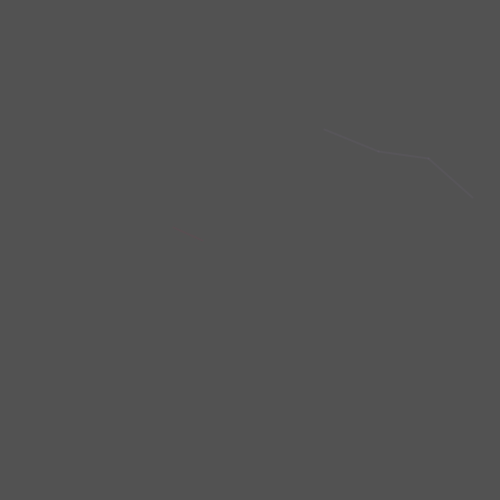
Frame 1 (no input)
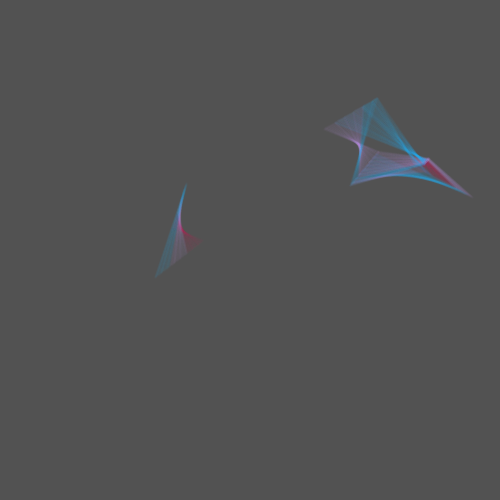
Frame 60 (the mouse pressed at the canvas centre just before this capture)
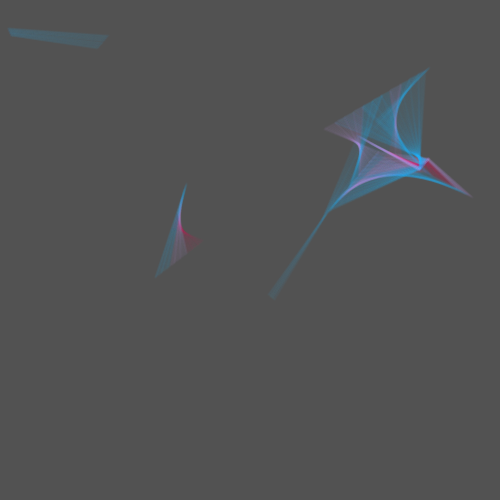
Frame 120 (the mouse held since frame 60 and released just before this capture)

The Processing sketch that drew these frames (run headless with seeded random() and noise(); from frame 60 on, the mouse is pressed at the canvas centre):

// Processing sketch: processing_153937
// ── processing_153937.pde

/*
 * Creative Coding
 * Week 3, 06 - rule-based system
 * by Indae Hwang and Jon McCormack
 * Copyright (c) 2014 Monash University
 *
 * Tegan's code mod of this rule based game
 */

float[] x;      // position
float[] y;
float[] xInc;   // change per frame
float[] yInc;
int numArray;   // number of elements

float proximity;  // if distance between elements < proximity then draw a line between them

void setup() {
  size(500, 500);

  numArray = 10;

  // allocate arrays
  x= new float[numArray];
  y= new float[numArray];
  xInc= new float[numArray];
  yInc= new float[numArray];

  proximity = 100;   // influence distance

  // random starting position and direction
  for (int i=0; i<numArray; i++) {
    x[i] = random(width);
    y[i] = random(height);
    xInc[i] = random(-1, 1);
    yInc[i] = random(-1, 1);
  }

  strokeWeight(2);
  background(82);
}

void draw() {

  for (int i=0; i<numArray; i++) {

    x[i] += xInc[i];
    y[i] += yInc[i];

    // bounce off the sides of the window
    if (x[i] > width || x[i] < 0) {
      xInc[i] = xInc[i] > 0 ? -random(1) : random(1);
    }

    if (y[i] > height || y[i] < 0 ) {
      yInc[i] = yInc[i] > 0 ? -random(1) : random(1);
    }

    drawElement(x[i], y[i], xInc[i], yInc[i]);
  }

  for (int i=0; i<numArray; i++) {
    for (int j=0; j<i; j++) {
      float dist = dist(x[i], y[i], x[j], y[j]  );
      if (dist < proximity) {
       if (dist < 40) {
          stroke(232,12,76,10);
        } 
        else if(dist < 70) {
          stroke(201,142,255,10);
        } else{
         stroke(13,170,255,10);
        }
        line(x[i], y[i], x[j], y[j]  );
      }
    }
  }
}

void drawElement(float x, float y, float dx, float dy ) {

  // draw the point in red
  noFill();
  stroke(255, 255, 0);
 // point(x, y);

  // draw an arrow in the current direction of travel
  stroke(0, 100);
  float endX = x + (dx*20);
  float endY = y + (dy*20);
  float arX = x + (dx*15);
  float arY = y + (dy*15);
  //line(x, y, endX, endY);
  //line(endX, endY, arX + (dy * 5), arY - (dx * 5));
  //line(endX, endY, arX - (dy * 5), arY + (dx * 5));


  // draw the boundary of proximity
  //stroke(0, 10);
  //fill(0, 10);
  //ellipse(x, y, proximity, proximity);
  
}
